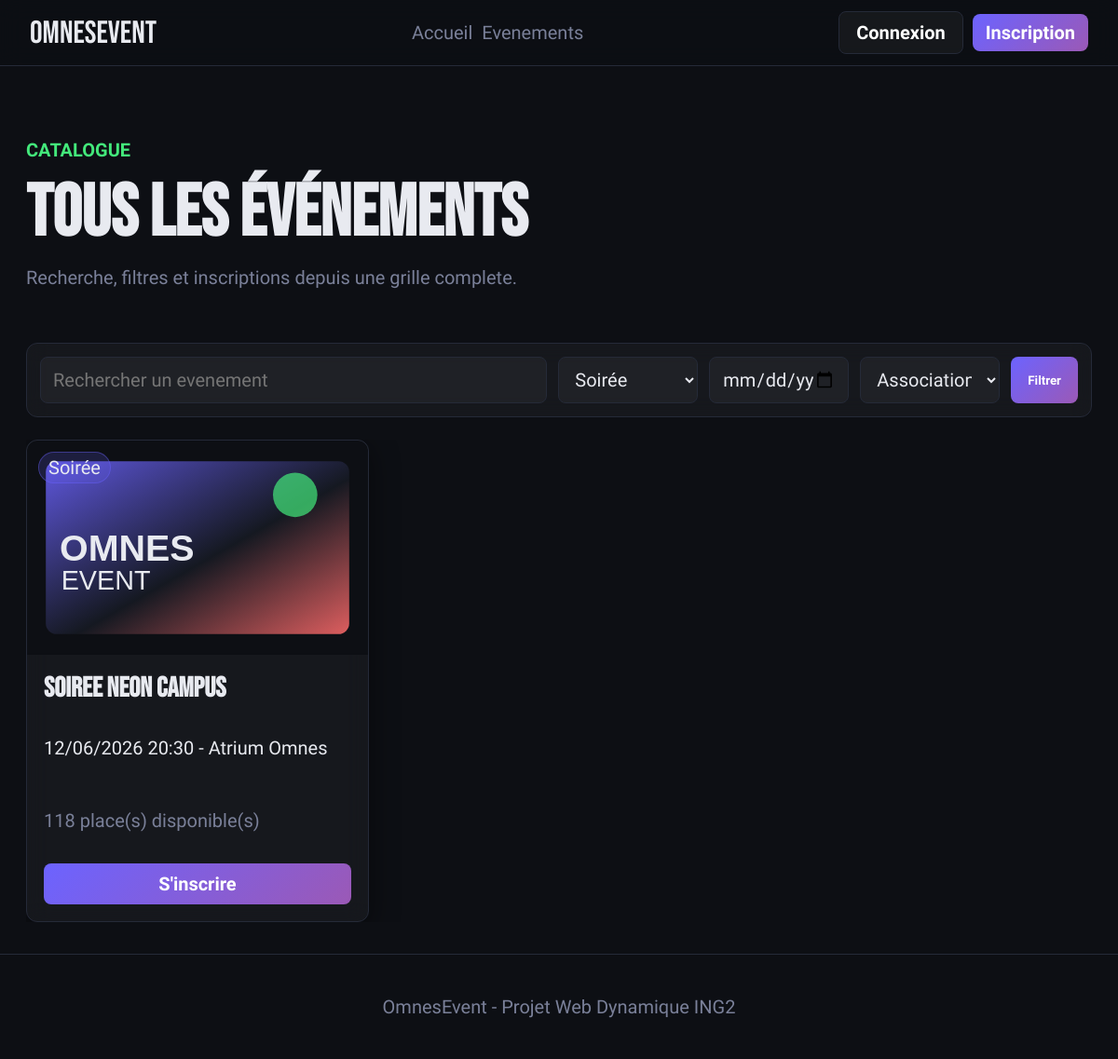
Screenshot of /event/list.php?categorie=Soirée with the database file from the repository.
### tables this page shows
CREATE TABLE evenements (
    id INT AUTO_INCREMENT PRIMARY KEY,
    titre VARCHAR(180) NOT NULL,
    description TEXT NOT NULL,
    categorie ENUM('Soirée','Sport','Culture','Conférence','Autre') NOT NULL,
    date_evenement DATETIME NOT NULL,
    nom_lieu VARCHAR(180) NOT NULL,
    adresse_lieu VARCHAR(255),
    url_affiche VARCHAR(255),
    capacite INT NOT NULL,
    cree_par INT NOT NULL,
    statut ENUM('en_attente','publie','annule') DEFAULT 'publie',
    cree_le DATETIME DEFAULT CURRENT_TIMESTAMP,
    CONSTRAINT fk_evenements_utilisateurs FOREIGN KEY (cree_par) REFERENCES utilisateurs(id) ON DELETE CASCADE
);

### includes/auth.php (called while the page is built, shortened)
<?php
function e($valeur) {
    return htmlspecialchars((string)$valeur, ENT_QUOTES, 'UTF-8');
}
function baseUrlSite() {
    $racineDocument = realpath($_SERVER['DOCUMENT_ROOT'] ?? '');
    $racineProjet = realpath(__DIR__ . '/..');
    if ($racineDocument && $racineProjet && strpos(strtolower($racineProjet), strtolower($racineDocument)) === 0) {
        $relatif = trim(str_replace('\\', '/', substr($racineProjet, strlen($racineDocument))), '/');
        return $relatif !== '' ? '/' . $relatif : '';
    }
    $script = $_SERVER['SCRIPT_NAME'] ?? '';
    $segments = explode('/', trim($script, '/'));
    return !empty($segments[0]) && substr($segments[0], -4) !== '.php' ? '/' . $segments[0] : '';
}
function urlSite($chemin = '') {
    if (strpos($chemin, '/omnesevent/') === 0) {
        $chemin = substr($chemin, strlen('/omnesevent'));
    } elseif ($chemin[0] !== '/') {
        $chemin = '/' . $chemin;
    }
    return baseUrlSite() . $chemin;
}
function estConnecte() {
    return isset($_SESSION['utilisateur_id']);
}
?>

### event/list.php (the view, shortened to what this page needs)
<?php
require_once __DIR__ . '/../includes/db.php';
require_once __DIR__ . '/../includes/auth.php';
$categorie = $_GET['categorie'] ?? '';
$recherche = $_GET['q'] ?? '';
$date = $_GET['date'] ?? '';
$sql = "SELECT e.*, u.prenom, u.nom,
        (e.capacite - (
            SELECT COUNT(*) FROM inscriptions i
            WHERE i.evenement_id = e.id AND i.statut = 'confirme'
        )) AS places_restantes
        FROM evenements e
        INNER JOIN utilisateurs u ON e.cree_par = u.id
        WHERE e.statut = ?";
$params = array('publie');
if ($categorie !== '') {
    $sql .= ' AND e.categorie = ?';
    $params[] = $categorie;
}
$sql .= ' ORDER BY e.date_evenement ASC';
$requete = $bdd->prepare($sql);
$requete->execute($params);
$evenements = $requete->fetchAll(PDO::FETCH_ASSOC);
include __DIR__ . '/../includes/header.php';
?>
<section class="catalog-header">
    <div>
        <p class="eyebrow">Catalogue</p>
        <h1>Tous les &eacute;v&eacute;nements</h1>
        <p class="muted">Recherche, filtres et inscriptions depuis une grille complete.</p>
    </div>
</section>
<section class="section catalog-section">
    <form class="filters ajax-filters catalog-filters" method="get" action="<?php echo e(urlSite('/event/list.php')); ?>">
        <input type="search" name="q" placeholder="Rechercher un evenement" value="<?php echo e($recherche); ?>">
        <select name="categorie">
            <?php foreach (array('Soirée','Sport','Culture','Conférence','Autre') as $cat) { ?>
                <option value="<?php echo e($cat); ?>" <?php if ($categorie === $cat) echo 'selected'; ?>><?php echo e($cat); ?></option>
            <?php } ?>
        </select>
        <input type="date" name="date" value="<?php echo e($date); ?>">
        <select name="association">
            <option value="">Association</option>
        </select>
        <button class="btn" type="submit">Filtrer</button>
    </form>
    <div id="event-grid" class="event-grid catalog-grid">
        <?php if ($evenements) { ?>
            <?php foreach ($evenements as $evenement) { include __DIR__ . '/../includes/event-card.php'; } ?>
        <?php } else { ?>
            <div class="panel empty-state">Aucun evenement ne correspond a votre recherche.</div>
        <?php } ?>
    </div>
</section>
<?php include __DIR__ . '/../includes/footer.php'; ?>

### includes/event-card.php
<?php
$affiche = urlSite($evenement['url_affiche'] ?: '/assets/img/default-event.svg');
$places = isset($evenement['places_restantes']) ? (int)$evenement['places_restantes'] : placesRestantes($bdd, $evenement);
?>
<article class="event-card" data-category="<?php echo e($evenement['categorie']); ?>">
    <a href="<?php echo e(urlSite('/event/detail.php?id=' . (int)$evenement['id'])); ?>" class="poster">
        <img src="<?php echo e($affiche); ?>" alt="<?php echo e($evenement['titre']); ?>">
        <span class="badge"><?php echo e($evenement['categorie']); ?></span>
    </a>
    <div class="card-body">
        <h3><?php echo e($evenement['titre']); ?></h3>
        <p><?php echo date('d/m/Y H:i', strtotime($evenement['date_evenement'])); ?> - <?php echo e($evenement['nom_lieu']); ?></p>
        <p class="muted"><?php echo e($places); ?> place(s) disponible(s)</p>
        <a class="btn full" href="<?php echo e(estConnecte() ? urlSite('/event/detail.php?id=' . (int)$evenement['id']) : urlSite('/login.php')); ?>">S'inscrire</a>
    </div>
</article>

### assets/css/style.css (style rules this page uses)
:root { --bg: #0d0f14; --surface: #161a23; --border: #252a38; --accent: #6C63FF; --accent-2: #FF6B6B; --accent-3: #43E97B; --text: #E8EAF0; --text-muted: #7A8099; --radius: 12px; --shadow: 0 8px 32px rgba(0,0,0,0.45); }
* { box-sizing: border-box; }
body { margin: 0; background: var(--bg); color: var(--text); font-family: 'Barlow Condensed', Arial, sans-serif; font-size: 20px; letter-spacing: 0; }
a { color: inherit; text-decoration: none; }
img { max-width: 100%; display: block; }
.logo, h1, h2, h3 { font-family: 'Bebas Neue', Impact, sans-serif; letter-spacing: 0; }
.btn { min-height: 44px; border: 0; border-radius: 8px; padding: 10px 18px; display: inline-flex; align-items: center; justify-content: center; gap: 8px; color: white; cursor: pointer; background: linear-gradient(135deg, var(--accent), #9B59B6); transition: all .25s ease; font-family: inherit; font-weight: 700; }
.btn.full { width: 100%; }
.eyebrow { color: var(--accent-3); text-transform: uppercase; font-weight: 700; }
h1 { font-size: 56px; line-height: .94; margin: 12px 0 22px; }
h3 { font-size: 30px; margin: 0; }
.muted { color: var(--text-muted); }
.filters, .two-cols { display: grid; gap: 12px; }
input, select, textarea { width: 100%; min-height: 44px; border: 1px solid var(--border); border-radius: 8px; padding: 11px 13px; background: rgba(255,255,255,.04); color: var(--text); font: inherit; }
.section, .form-page, .auth-page, .detail-layout { width: min(1180px, 100%); margin: 0 auto; padding: 34px 18px; }
.event-grid, .dashboard-grid, .tickets, .preview-grid, .category-grid, .stats-grid { display: grid; gap: 18px; }
.event-card, .panel, .auth-card { background: rgba(255,255,255,0.04); backdrop-filter: blur(12px); border: 1px solid var(--border); border-radius: var(--radius); box-shadow: var(--shadow); }
.event-card { display: grid; grid-template-rows: auto 1fr; min-width: 0; overflow: hidden; }
.poster { position: relative; height: 230px; overflow: hidden; border-radius: var(--radius) var(--radius) 0 0; }
.poster img { width: 100%; height: 100%; object-fit: cover; transition: all .25s ease; }
.card-body, .panel, .auth-card { padding: 18px; }
.card-body { display: flex; min-width: 0; flex-direction: column; gap: 14px; }
.card-body h3 { overflow-wrap: anywhere; }
.card-body .btn { margin-top: auto; }
.badge { display: inline-flex; min-height: 28px; align-items: center; border-radius: 999px; padding: 4px 10px; background: rgba(108,99,255,.18); color: var(--text); border: 1px solid rgba(108,99,255,.4); }
.poster .badge { position: absolute; left: 12px; top: 12px; }
.catalog-header { width: min(1180px, 100%); margin: 0 auto; padding: 58px 18px 20px; }
.catalog-header h1 { margin-bottom: 8px; }
.catalog-section { padding-top: 18px; }
.catalog-filters { margin-bottom: 24px; padding: 14px; border: 1px solid var(--border); border-radius: var(--radius); background: rgba(255,255,255,0.04); backdrop-filter: blur(12px); }
.catalog-grid { max-height: none; }
@media (min-width: 700px) { h1 { font-size: 78px; } }
@media (min-width: 700px) { .filters { grid-template-columns: 1fr 150px 150px 150px auto; } }
@media (min-width: 700px) { .event-grid, .dashboard-grid { grid-template-columns: repeat(2, 1fr); } }
@media (min-width: 960px) { .event-grid { grid-template-columns: repeat(3, 1fr); } }
@media (min-width: 960px) { .catalog-grid { max-height: 1200px; overflow-y: auto; padding-right: 4px; } }

### rows the page displays
evenements: url_affiche (placeholder picture), categorie "Soirée", titre "Soiree Neon Campus", date_evenement "12/06/2026 20:30", nom_lieu "Atrium Omnes", places "118"

### other values shown
form field categorie "Soirée"
